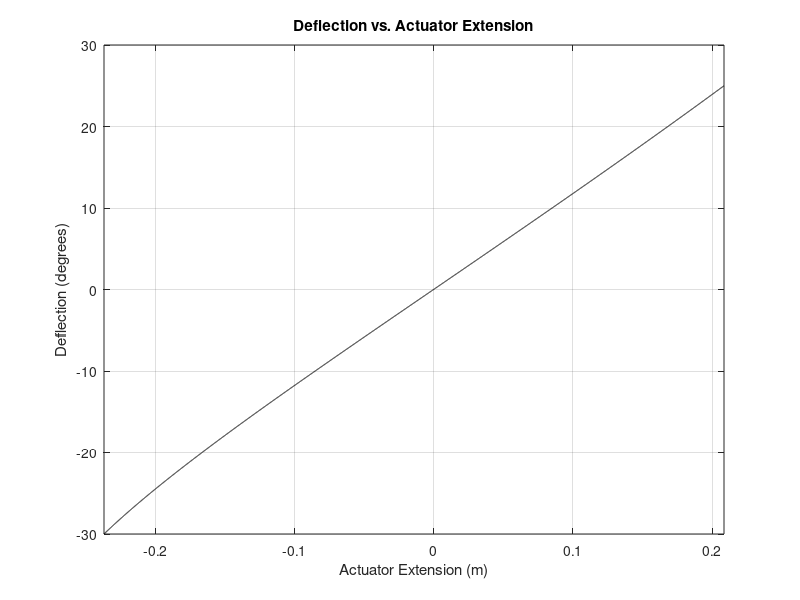

MATLAB code to generate this figure:
% 1. Providing the required data

d = 0.5; % m
a = 0.7; % m

% 2. Calculating stuff

alpha = rad2deg(asin(d/a));
r = sqrt(a^2 - d^2);

% 3. Defining deflection limits

deflection_min = 25; % deg
deflection_max = -30; % deg
deflection = deflection_max:0.01:deflection_min;

% 4. Finding corresponding actuator extension

extension = sqrt(a^2 + r^2 - 2.*a.*r.*cos(deg2rad(alpha+deflection))) - d;

% 5. Plotting

figure('Name', 'Actuator vs Deflection Relation')
plot(extension, deflection, 'black', LineWidth=2);
ylabel('Deflection (degrees)');
xlabel('Actuator Extension (m)');
xlim([min(extension) max(extension)])
title('Deflection vs. Actuator Extension');
grid on;
